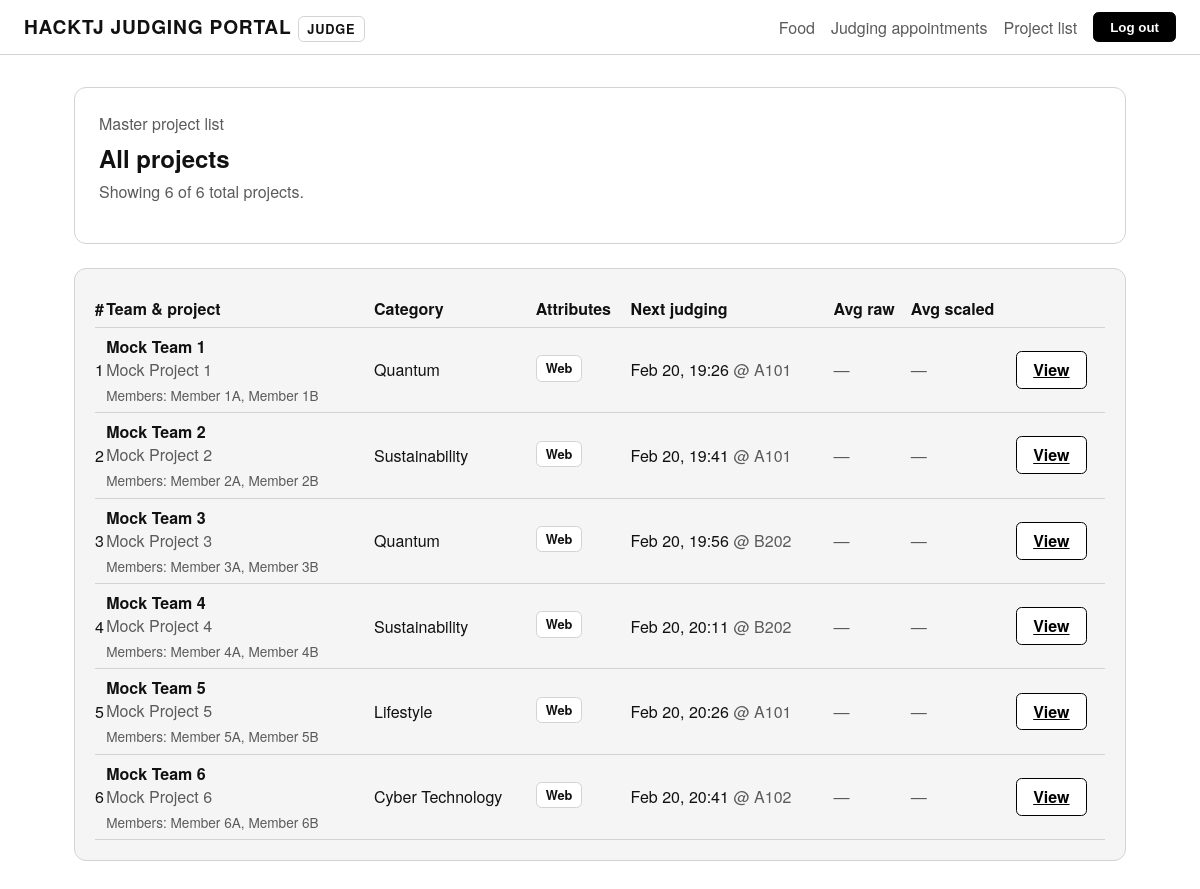
Screenshot of /projects/ (signed in) with the database file from the repository.
### accounts/models.py (models this page shows, shortened)
class User(AbstractUser):
  class Role(models.TextChoices):
    ADMIN = "admin", "Admin"
    HACKTJ = "hacktj", "HackTJ Team"
    JUDGE = "judge", "Judge"
    TEAM = "team", "Team"
    VOLUNTEER = "volunteer", "Volunteer"
  role = models.CharField(
    max_length=20,
    choices=Role.choices,
    default=Role.TEAM,
  )

### core/models.py (models this page shows, shortened)
class TimeStampedModel(models.Model):
  created_at = models.DateTimeField(auto_now_add=True)
  updated_at = models.DateTimeField(auto_now=True)
  class Meta:
    abstract = True

class Project(TimeStampedModel):
  class Category(models.TextChoices):
    BIOMED = "biomedical", "Biomedical Science"
    SUSTAINABILITY = "sustainability", "Sustainability"
    FINANCE = "finance", "Finance"
    LIFESTYLE = "lifestyle", "Lifestyle"
    CYBER = "cyber", "Cyber Technology"
    QUANTUM = "quantum", "Quantum"
    OTHER = "other", "Other"
  team = models.OneToOneField(
    Team,
    on_delete=models.CASCADE,
    related_name="project",
  )
  preliminary_title = models.CharField(max_length=255, blank=True)
  title = models.CharField(max_length=255)
  inspiration = models.TextField(blank=True)
  description = models.TextField(blank=True, help_text="What does it do?")
  ai_usage = models.TextField(
    blank=True,
    help_text="Detailed generative AI usage explanation.",
  )
  build_summary = models.TextField(blank=True, help_text="How did you build it?")
  challenges = models.TextField(blank=True)
  accomplishments = models.TextField(blank=True)
  repo_url = models.URLField(blank=True)
  notes = models.TextField(blank=True)
  main_category = models.CharField(
    max_length=32,
    choices=Category.choices,
    default=Category.OTHER,
  )
  eligible_categories = models.JSONField(
    default=list,
    blank=True,
    help_text="List of additional categories the project qualifies for.",
  )
  is_beginner = models.BooleanField(default=False)
  is_mobile = models.BooleanField(default=False)
  is_web = models.BooleanField(default=True)
  uses_ai_ml = models.BooleanField(default=False)
  is_roam = models.BooleanField(default=False)
  category_submitted_at = models.DateTimeField(blank=True, null=True)
  full_submitted_at = models.DateTimeField(blank=True, null=True)

class Team(TimeStampedModel):
  account = models.OneToOneField(
    settings.AUTH_USER_MODEL,
    on_delete=models.SET_NULL,
    blank=True,
    null=True,
    related_name="team_profile",
    help_text="Each team should map to exactly one login account.",
  )
  team_name = models.CharField(max_length=255, unique=True)
  contact_email = models.EmailField(blank=True)
  members = models.JSONField(default=list, blank=True)
  barcode_prefix = models.CharField(
    max_length=32,
    blank=True,
    help_text="Portion of the badge barcode used for quick lookups.",
  )
  team_name_locked = models.BooleanField(
    default=True,
    help_text="Team names are visible to judges and should rarely change.",
  )

class JudgingAppointment(TimeStampedModel):
  ROUND_CHOICES = [
    ("prelim", "Preliminary"),
    ("final", "Final"),
  ]
  team = models.ForeignKey(
    Team,
    on_delete=models.CASCADE,
    related_name="appointments",
  )
  project = models.ForeignKey(
    Project,
    on_delete=models.CASCADE,
    related_name="appointments",
  )
  room = models.CharField(max_length=64)
  round_name = models.CharField(max_length=32, choices=ROUND_CHOICES)
  category = models.CharField(max_length=64, blank=True)
  start_time = models.DateTimeField()
  end_time = models.DateTimeField()
  judges = models.ManyToManyField(
    settings.AUTH_USER_MODEL,
    related_name="judging_appointments",
    blank=True,
  )
  rubric_data = models.JSONField(default=dict, blank=True)
  notes = models.TextField(blank=True)
  score_raw = models.DecimalField(
    max_digits=6,
    decimal_places=2,
    blank=True,
    null=True,
  )
  score_scaled = models.DecimalField(
    max_digits=6,
    decimal_places=2,
    blank=True,
    null=True,
  )
  class Meta:
    ordering = ["start_time"]

### accounts/views.py (the view, shortened to what this page needs)
# urls.py: path("projects/", views.project_list, name="project_list"),
@login_required
def project_list(request):
  user: User = request.user
  role = _effective_role(user)
  allowed_roles = {User.Role.ADMIN, User.Role.JUDGE, User.Role.HACKTJ}
  if role not in allowed_roles:
    raise PermissionDenied("You do not have access to the master project list.")
  show_scores = role in (User.Role.ADMIN, User.Role.JUDGE)
  available_lists = ProjectList.objects.filter(
    audience__in=_audience_filters(role),
  ).order_by("title")
  list_slug = request.GET.get("list", "").strip()
  selected_list = None
  if list_slug:
    selected_list = available_lists.filter(slug=list_slug).first()
    if not selected_list:
      raise Http404("Project list not found.")
  else:
    default_candidates = available_lists.filter(is_default=True)
    if default_candidates.exists():
      selected_list = default_candidates.filter(audience=role).first() or default_candidates.first()
    if not selected_list:
      selected_list = available_lists.first()
  entries_map = {}
  if selected_list:
    entry_qs = ProjectListEntry.objects.filter(project_list=selected_list)
    entries_map = {entry.project_id: entry for entry in entry_qs}
  filter_config = (selected_list.filter_config if selected_list else {}) or {}
  sort_field = selected_list.sort_field if selected_list else ProjectList.SortField.ALPHABETICAL
  sort_desc = selected_list.sort_descending if selected_list else False
  limit = selected_list.limit if selected_list else None
  if not show_scores and sort_field in (ProjectList.SortField.SCORE_RAW, ProjectList.SortField.SCORE_SCALED):
    sort_field = ProjectList.SortField.ALPHABETICAL
  projects = list(
    Project.objects.select_related("team").prefetch_related(
      "score_records",
      "appointments",
    )
  )
  total_projects = len(projects)
  rows = []
  whitelist_only = filter_config.get("whitelist_only")
  for project in projects:
    entry = entries_map.get(project.id)
    include = True
    if entry and entry.is_blacklisted:
      include = False
    elif selected_list:
      include = _project_matches_filter(project, filter_config)
      if whitelist_only:
        include = bool(entry and entry.is_whitelisted)
      elif entry and entry.is_whitelisted:
        include = True
    if not include:
      continue
    team = project.team
    members = _members_list(team)
    appointments = sorted(project.appointments.all(), key=lambda appt: appt.start_time)
    next_appointment = appointments[0] if appointments else None
    score_records = list(project.score_records.all())
    score_summary = _score_summary_from_records(score_records) if score_records else None
    attributes = []
    if project.is_beginner:
      attributes.append("Beginner")
    if project.is_mobile:
      attributes.append("Mobile")
    if project.is_web:
      attributes.append("Web")
    if project.uses_ai_ml:
      attributes.append("AI/ML")
    if project.is_roam:
      attributes.append("Roam")
    rows.append(
      {
        "project": project,
        "team": team,
        "members": members,
        "entry": entry,
        "next_appointment": next_appointment,
        "appointments_count": len(appointments),
        "attributes": attributes,
        "score_summary": score_summary,
      }
    )
  def sort_key(item):
    if sort_field == ProjectList.SortField.ALPHABETICAL:
      return item["project"].title.lower()
  manual_rows = [row for row in rows if row["entry"] and row["entry"].manual_rank is not None]
  auto_rows = [row for row in rows if row not in manual_rows]
  manual_rows.sort(key=lambda row: row["entry"].manual_rank)
  auto_rows.sort(key=sort_key, reverse=sort_desc)
  ordered_rows = manual_rows + auto_rows
  if limit:
    ordered_rows = ordered_rows[:limit]
  for idx, row in enumerate(ordered_rows, start=1):
    row["rank"] = idx
  active_filters = _describe_filters(filter_config)
  context = {
    "project_rows": ordered_rows,
    "selected_list": selected_list,
    "available_lists": available_lists,
    "list_slug": list_slug or (selected_list.slug if selected_list else ""),
    "show_scores": show_scores,
    "total_projects": total_projects,
    "display_count": len(ordered_rows),
    "limit": limit,
    "active_filters": active_filters,
    "role_display": dict(User.Role.choices).get(role, role.title()),
  }
  return render(request, "projects/list.html", context)

### accounts/views.py (called while the page is built, shortened)
def _audience_filters(role):
  return ["all", role]

def _effective_role(user: User):
  if (user.is_superuser or user.is_staff) and user.role != User.Role.ADMIN:
    return User.Role.ADMIN
  return user.role

def _members_list(team: Team | None) -> list[str]:
  if not team or team.members is None:
    return []
  if isinstance(team.members, list):
    return [m for m in team.members if m]

def _score_summary_from_records(records):
  if not records:
    return None
  raw_values = [record.raw_score for record in records if record.raw_score is not None]
  scaled_values = [record.scaled_score for record in records if record.scaled_score is not None]
  count = len(records)
  sum_raw = sum(raw_values, Decimal("0")) if raw_values else None
  sum_scaled = sum(scaled_values, Decimal("0")) if scaled_values else None
  return {
    "count": count,
    "avg_raw": (sum_raw / len(raw_values)) if raw_values else None,
    "avg_scaled": (sum_scaled / len(scaled_values)) if scaled_values else None,
    "max_raw": max(raw_values) if raw_values else None,
    "max_scaled": max(scaled_values) if scaled_values else None,
    "min_raw": min(raw_values) if raw_values else None,
    "min_scaled": min(scaled_values) if scaled_values else None,
  }

def _describe_filters(filter_config: dict | None) -> list[str]:
  if not filter_config:
    return []

### templates/projects/list.html (shortened to what this page needs)
{% extends "base.html" %}
{% block content %}
  <section class="hero">
    <div style="display:flex; flex-direction:column; gap:0.35rem;">
      <p class="muted" style="margin:0;">Master project list</p>
      {% if selected_list %}
        <h1 style="margin:0;">{{ selected_list.title }}</h1>
      {% else %}
        <h1 style="margin:0;">All projects</h1>
      {% endif %}
      <p class="muted" style="margin:0;">
        Showing {{ display_count }} of {{ total_projects }} total projects{% if limit %} (limited to top {{ limit }}){% endif %}.
      </p>
    </div>
  </section>
  <section class="card">
    <div class="table-responsive" style="overflow-x:auto;">
      {% if project_rows %}
        <table>
          <thead>
            <tr>
              <th>#</th>
              <th>Team &amp; project</th>
              <th>Category</th>
              <th>Attributes</th>
              <th>Next judging</th>
              {% if show_scores %}
                <th>Avg raw</th>
                <th>Avg scaled</th>
              {% endif %}
              <th></th>
            </tr>
          </thead>
          <tbody>
            {% for row in project_rows %}
              <tr>
                <td>{{ row.rank }}</td>
                <td>
                  <strong>{{ row.team.team_name }}</strong>
                  <div class="muted">{{ row.project.title }}</div>
                  {% if row.members %}
                    <div style="font-size:0.85rem; color:var(--muted); margin-top:0.25rem;">
                      Members: {{ row.members|join:", " }}
                    </div>
                  {% endif %}
                </td>
                <td>{{ row.project.get_main_category_display }}</td>
                <td>
                  {% if row.attributes %}
                    {% for attr in row.attributes %}
                      <span class="pill" style="margin-bottom:0.2rem; display:inline-flex;">{{ attr }}</span>
                    {% endfor %}
                  {% else %}
                    <span class="muted">—</span>
                  {% endif %}
                </td>
                <td>
                  {% if row.next_appointment %}
                    {{ row.next_appointment.start_time|date:"M d, H:i" }}
                    <span class="muted"> @ {{ row.next_appointment.room }}</span>
                  {% else %}
                    <span class="muted">Unscheduled</span>
                  {% endif %}
                </td>
                {% if show_scores %}
                  <td>
                    {% if row.score_summary and row.score_summary.avg_raw %}
                      {{ row.score_summary.avg_raw|floatformat:2 }}
                    {% else %}
                      <span class="muted">—</span>
                    {% endif %}
                  </td>
                  <td>
                    {% if row.score_summary and row.score_summary.avg_scaled %}
                      {{ row.score_summary.avg_scaled|floatformat:2 }}
                    {% else %}
                      <span class="muted">—</span>
                    {% endif %}
                  </td>
                {% endif %}
                <td>
                  <a class="btn" href="{% url 'project_detail' row.project.id %}">View</a>
                </td>
              </tr>
            {% endfor %}
          </tbody>
        </table>
      {% else %}
        <p class="muted">No projects match this configuration.</p>
      {% endif %}
    </div>
  </section>
{% endblock %}

### templates/base.html (shortened to what this page needs)
<!doctype html>
<html lang="en">
  <head>
  </head>
  <body>
    <header>
      <div class="brand">
        <a href="{% url 'dashboard' %}" style="text-decoration:none; color:inherit;">
          HackTJ Judging Portal
        </a>
        {% if user.is_authenticated %}
          <span class="pill">
            {% if role_display %}
              {{ role_display }}
            {% elif user.is_superuser and user.role != "admin" %}
              Admin
            {% else %}
              {{ user.get_role_display }}
            {% endif %}
          </span>
        {% endif %}
      </div>
      <nav>
        {% if user.is_authenticated %}
          <a href="{% url 'food_checkin' %}">Food</a>
          <a href="/appointments/">Judging appointments</a>
          {% if user.is_superuser or user.role == "admin" or user.role == "judge" or user.role == "hacktj" %}
            <a href="{% url 'project_list' %}">Project list</a>
          {% endif %}
        {% else %}
          <a href="{% url 'login' %}" class="active">Login</a>
        {% endif %}
      </nav>
      <div class="actions">
        {% if user.is_authenticated %}
          <form method="post" action="{% url 'logout' %}">
            <button type="submit">Log out</button>
          </form>
        {% else %}
          <a class="btn" href="{% url 'login' %}">Log in</a>
        {% endif %}
      </div>
    </header>
    <main class="container">
      {% block content %}{% endblock %}
    </main>
  </body>
</html>

### templates/base.html (style rules this page uses)
:root { font-family: "Helvetica Neue", Arial, sans-serif; --border: #d3d3d3; --muted: #5b5b5b; --soft: #f5f5f5; --strong: #111; }
* { box-sizing: border-box; }
body { margin: 0; background: #fff; color: #111; }
header { border-bottom: 1px solid var(--border); padding: 0.75rem 1.5rem; display: flex; align-items: center; justify-content: space-between; flex-wrap: wrap; gap: 1rem; }
.brand { font-weight: 700; font-size: 1.2rem; letter-spacing: 0.04em; text-transform: uppercase; }
nav { display: flex; gap: 1rem; align-items: center; justify-content: flex-end; flex: 1; }
nav a { text-decoration: none; color: var(--muted); font-weight: 500; }
.actions { display: flex; align-items: center; gap: 0.75rem; }
.btn, button { border: 1px solid #000; background: #fff; color: #000; padding: 0.4rem 1rem; border-radius: 0.35rem; cursor: pointer; font-weight: 600; }
form button { background: #000; color: #fff; }
.container { max-width: 1100px; margin: 0 auto; padding: 2rem 1.5rem 4rem; display: flex; flex-direction: column; gap: 1.5rem; }
.card { background: var(--soft); border: 1px solid var(--border); border-radius: 0.75rem; padding: 1.25rem; }
table { width: 100%; border-collapse: collapse; }
th, td { text-align: left; padding: 0.45rem 0; border-bottom: 1px solid var(--border); }
.pill { display: inline-flex; align-items: center; padding: 0.2rem 0.55rem; border-radius: 0.35rem; border: 1px solid var(--border); font-size: 0.8rem; font-weight: 600; background: #fff; }
.muted { color: var(--muted); }
.hero { padding: 1.5rem; border-radius: 0.75rem; border: 1px solid var(--border); background: #fff; }

### rows the page displays
User: role "JUDGE"
Project: rank "1", team.team_name "Mock Team 1", project "Mock Project 1", members "Member 1A, Member 1B", project.main_category "Quantum", attributes "Web", next_appointment.start_time "Feb 20, 19:26", next_appointment.room "A101"
Project: rank "2", team.team_name "Mock Team 2", project "Mock Project 2", members "Member 2A, Member 2B", project.main_category "Sustainability", attributes "Web", next_appointment.start_time "Feb 20, 19:41", next_appointment.room "A101"
Project: rank "3", team.team_name "Mock Team 3", project "Mock Project 3", members "Member 3A, Member 3B", project.main_category "Quantum", attributes "Web", next_appointment.start_time "Feb 20, 19:56", next_appointment.room "B202"
Project: rank "4", team.team_name "Mock Team 4", project "Mock Project 4", members "Member 4A, Member 4B", project.main_category "Sustainability", attributes "Web", next_appointment.start_time "Feb 20, 20:11", next_appointment.room "B202"
Project: rank "5", team.team_name "Mock Team 5", project "Mock Project 5", members "Member 5A, Member 5B", project.main_category "Lifestyle", attributes "Web", next_appointment.start_time "Feb 20, 20:26", next_appointment.room "A101"
Project: rank "6", team.team_name "Mock Team 6", project "Mock Project 6", members "Member 6A, Member 6B", project.main_category "Cyber Technology", attributes "Web", next_appointment.start_time "Feb 20, 20:41", next_appointment.room "A102"

### other values shown
{{ display_count }} "6"
{{ total_projects }} "6"
